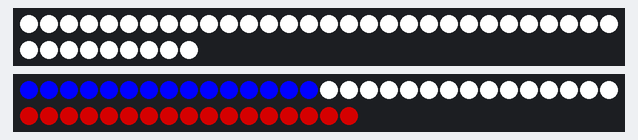
A sketch run on a simulated Arduino Uno, built with avr-gcc and run on an emulated ATmega328P. Parts: 39 RGB LEDs in strip order, left to right, continuing on the next row, 47 RGB LEDs in strip order, left to right, continuing on the next row. Dim RGB values are drawn brighter than linear; colours are those a GRB WS2812 strip shows for the declared byte order.

Above: at 2.08 s.
At 8.41 s:
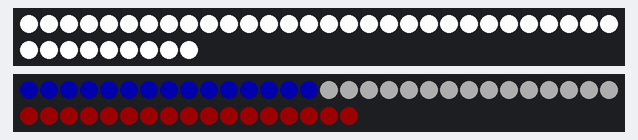
At 9.95 s:
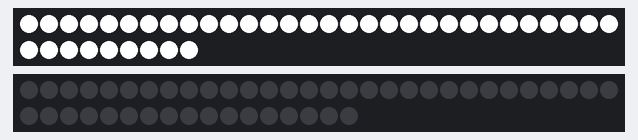

The sketch:

AMERICA.ino
```cpp
// Use if you want to force the software SPI subsystem to be used for some reason (generally, you don't)
// #define FASTLED_FORCE_SOFTWARE_SPI
// Use if you want to force non-accelerated pin access (hint: you really don't, it breaks lots of things)
// #define FASTLED_FORCE_SOFTWARE_SPI
// #define FASTLED_FORCE_SOFTWARE_PINS
#include <FastLED.h>

///////////////////////////////////////////////////////////////////////////////////////////
//
// Move a white dot along the strip of leds.  This program simply shows how to configure the leds,
// and then how to turn a single pixel white and then off, moving down the line of pixels.
//

// How many leds are in the strip?
#define NUM_LEDS    47
#define NUM_LEDS_TOP 39

// For led chips like WS2812, which have a data line, ground, and power, you just
// need to define DATA_PIN.  For led chipsets that are SPI based (four wires - data, clock,
// ground, and power), like the LPD8806 define both DATA_PIN and CLOCK_PIN
// Clock pin only needed for SPI based chipsets when not using hardware SPI
#define TOP_DATA_PIN    3
#define BOTTOM_DATA_PIN 4
#define CLOCK_PIN 13
int fadeAmount = 5;
int brightness = 0;

// This is an array of leds.  One item for each led in your strip.
CRGB leds[NUM_LEDS];
CRGB tleds[NUM_LEDS_TOP];

// This function sets up the ledsand tells the controller about them
void setup() {
	// sanity check delay - allows reprogramming if accidently blowing power w/leds
   	delay(2000);


     FastLED.addLeds<WS2812B, TOP_DATA_PIN, RGB>(tleds, NUM_LEDS_TOP);  // GRB ordering is typical
     FastLED.addLeds<WS2812B, BOTTOM_DATA_PIN, RGB>(leds, NUM_LEDS);  // GRB ordering is typical

}

// This function runs over and over, and is where you do the magic to light
// your leds.
//void loop() {
//   // Move a single white led
//   for(int whiteLed = 0; whiteLed < NUM_LEDS; whiteLed = whiteLed + 1) {
//      // Turn our current led on to white, then show the leds
//      leds[whiteLed] = CRGB::White;
//
//      // Show the leds (only one of which is set to white, from above)
//      FastLED.show();
//
//      // Wait a little bit
//      delay(100);
//
//      // Turn our current led back to black for the next loop around
//      leds[whiteLed] = CRGB::Black;
//   }
//}

//void loop(){
//  for( int cur = 0; cur < NUM_LEDS/3; cur = cur + 1){
//    leds[cur] = CRGB::Blue;
//  }
//
//  for(int cur = (NUM_LEDS/3); cur < ((NUM_LEDS/3)*2); cur = cur + 1){
//    leds[cur] = CRGB::White;
//  }
//
//  for( int cur = ((NUM_LEDS/3)*2); cur < NUM_LEDS; cur = cur + 1){
//    leds[cur] = CRGB::Red;
//  }
//}

  void loop(){

    for (int cur = 0; cur < NUM_LEDS_TOP; cur++){
  tleds[cur] = CRGB::White;
}

  for( int cur = 0; cur < NUM_LEDS/3; cur = cur + 1){
    leds[cur] = CRGB::Blue;
  }

  for(int cur = (NUM_LEDS/3); cur < ((NUM_LEDS/3)*2); cur = cur + 1){
    leds[cur] = CRGB::White;
  }

  for( int cur = ((NUM_LEDS/3)*2); cur < NUM_LEDS; cur = cur + 1){
    //leds[cur].setRGB(100,0,0);
    leds[cur] = CRGB::Green;
  }

    for(int i = 0; i < NUM_LEDS; i++){
      //leds[i] = CRGB::White;
      leds[i].fadeLightBy(brightness);
    }
    FastLED.show();
    brightness = brightness + fadeAmount;
    if(brightness == 0 || brightness == 255){
      fadeAmount= -fadeAmount;
    }
    delay(150);
  }
```

Measured:
- by itself, everything shown: repeats every 15.8 s, in 102 steps
